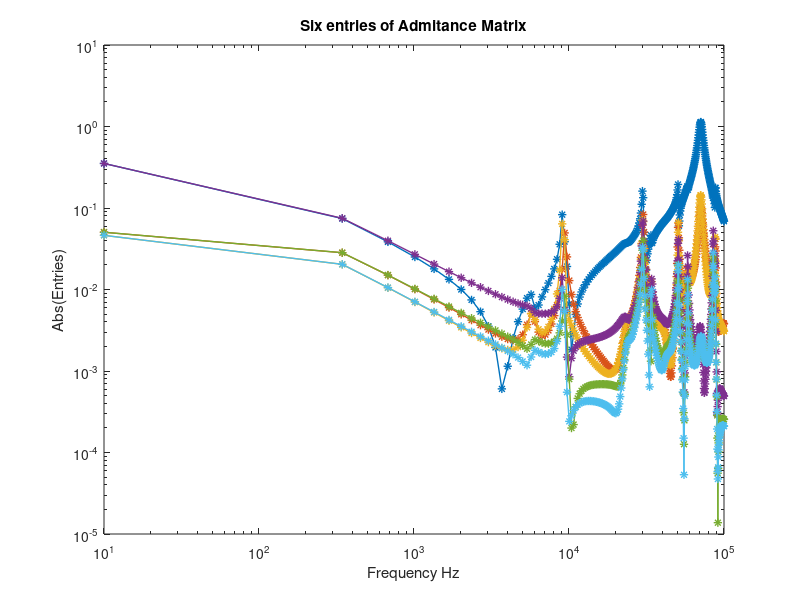

Source code (MATLAB): (Note: this script raises an error after producing the figure.)
% ex4a.m             
%
% Fitting 1st column of the admittance matrix of 6-terminal system 
% (power system distribution network)
%
% -Reading frequency admittance matrix Y(s) from disk.
% -Extracting 1st column: f(s) (contains 6 elements)
% -Fitting f(s) using vectfit3.m 
%   -Initial poles: 25 linearly spaced complex pairs (N=50)
%   -5 iterations
%
% This example script is part of the vector fitting package (VFIT3.zip) 
% Last revised: 08.08.2008. 
% Created by:   Bjorn Gustavsen.
%
close all;clear all;
%clear all;
clc;

disp('Reading data from file ...') %--> s(1,Ns), bigY(Nc,Nc,Ns)
fid1=fopen('fdne.txt','r');
Nc=fscanf(fid1,'%f',1);
Ns=fscanf(fid1,'%f',1);
bigY=zeros(Nc,Nc,Ns); s=zeros(1,Ns);
for k=1:Ns
  s(k)=fscanf(fid1,'%e',1);
  for row=1:Nc
    for col=1:Nc
      dum1=fscanf(fid1,'%e',1);
      dum2=fscanf(fid1,'%e',1);   
      bigY(row,col,k)=dum1+j*dum2;
    end
  end
end
s=i*s;
fclose(fid1);

%Extracting first column:
for n=1:Nc
  f(n,:)=squeeze(bigY(n,1,:)).';
end  
freq=s/(2*pi*1i);
%Introduction Figure
figure()
loglog(freq,abs(f),'-*','Linewidth',1)
title('Six entries of Admitance Matrix')
xlabel('Frequency Hz')
ylabel('Abs(Entries)')

%Approximate the 6 functions with miAAA and 10 Lawson iternations
[aaafl,wjl,aaaf,zj,wj,fj,err] = miaaa(f,s,1e-6,true,10);
wden = wj(1:length(zj)); wnum = wj(length(zj)+1:end);
[poles_aaa,res_aaa,pfaaaf,~,bestpoly]=properrational(zj.',wnum,wden,fj.',aaaf,s);

%Figure miAAA 
figure()
semilogx(freq,abs(f-aaafl)+10^-13,'Linewidth',1.5)
title('miAAA approximation errors tol=10^{-6}')
xlabel('Frequency Hz')
ylabel('Error')
legend('|f_1(Z)-B_1(Z)|','|f_2(Z)-B_2(Z)|','|f_3(Z)-B_3(Z)|','|f_4(Z)-B_4(Z)|','|f_5(Z)-B_5(Z)|','|f_6(Z)-B_6(Z)|')

%Figure MIMO Lawson
figure()
plot(freq,max(abs(f-aaafl),[],1)+10^-13,'b',freq,max(abs(f-aaaf),[],1)+10^-13,'r','Linewidth',1.5)
title('miAAA-L Errors tol=10^{-6}')
xlabel('Frequency Hz')
ylabel('Max Error')
legend('miAAA-L','miAAA')

%Approximate the six functions with smiAAA with 10 Lawson iternations
[saaafl,swj,saaaf,szj,swj,sfj,serr] = smiaaa(f,s,1e-6,true,10,1);
swden = swj; swnum = swj;
[spoles_aaa,sres_aaa,spfaaaf,~,sbestpoly]=properrational(szj.',swnum,swden,sfj.',saaaf,s);

%Figure smiAAA 
figure()
semilogy(freq,abs(f-saaafl)+10^-13,'Linewidth',1.5)
title('smiAAA approximation errors tol=10^{-6}')
xlabel('Frequency Hz')
ylabel('Error')
legend('|f_1(Z)-B_1(Z)|','|f_2(Z)-B_2(Z)|','|f_3(Z)-B_3(Z)|','|f_4(Z)-B_4(Z)|','|f_5(Z)-B_5(Z)|','|f_6(Z)-B_6(Z)|') 

%Figure stable MIMO Lawson
figure()
plot(freq,max(abs(f-saaafl),[],1)+10^-13,'b',freq,max(abs(f-saaaf),[],1)+10^-13,'r','Linewidth',1.5)
title('smiAAA-L Errors tol=10^{-6}')
xlabel('Frequency Hz')
ylabel('Max Error')
legend('smiAAA-L','smiAAA')

%Figure Partial Fractions smiAAA
figure();
loglog(freq,abs(saaaf-spfaaaf),'Linewidth',1.5)
legend('|B_1(Z)-pf_1(Z)|','|B_2(Z)-pf_2(Z)|','|B_3(Z)-pf_3(Z)|','|B_4(Z)-pf_4(Z)|','|B_5(Z)-pf_5(Z)|','|B_6(Z)-pf_6(Z)|')
xlabel('Frequency Hz')
ylabel('Error')
title('Error in Partial Fraction Conversion smiAAA')

%Figure Pole Comparison
figure();
scatter(real(poles_aaa),imag(poles_aaa),'rx','Linewidth',2);hold on;
scatter(real(spoles_aaa),imag(spoles_aaa),'bo','Linewidth',2)
legend('miAAA poles','smiAAApoles')

%Convergence Plot for Different Values of ref
tol=1e-8;
figure();
title('Convergence of smiAAA')
set(gca,'yscale','log')
hold on;
for ref=[.25 1 2 6 100]
[lpaaaf,pwj,paaaf,pzj,~,pfj,err] = smiaaa(f,s,tol,false,10,ref);
semilogy([11:length(err)],err(11:end),'-*');
%xline(length(err),'-',num2str(ref),'LabelHorizontalAlignment','center');
disp(length(err))
end
hold off;
legend('ref=.25','ref=1','ref=2','ref=6','ref=100');
ylabel('Log error')
xlabel('Iteration')

